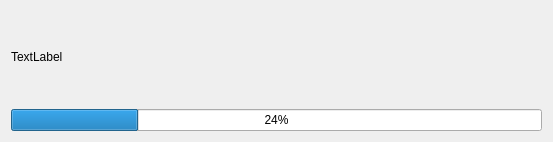
<?xml version="1.0" encoding="UTF-8"?>
<ui version="4.0">
 <class>saveInfo</class>
 <widget class="QDialog" name="saveInfo">
  <property name="geometry">
   <rect>
    <x>0</x>
    <y>0</y>
    <width>553</width>
    <height>142</height>
   </rect>
  </property>
  <property name="windowTitle">
   <string>Архивирование</string>
  </property>
  <layout class="QVBoxLayout" name="verticalLayout">
   <item>
    <widget class="QLabel" name="label">
     <property name="text">
      <string>TextLabel</string>
     </property>
     <property name="scaledContents">
      <bool>false</bool>
     </property>
     <property name="wordWrap">
      <bool>true</bool>
     </property>
    </widget>
   </item>
   <item>
    <widget class="QProgressBar" name="progressBar">
     <property name="value">
      <number>24</number>
     </property>
    </widget>
   </item>
  </layout>
 </widget>
 <resources/>
 <connections/>
</ui>
